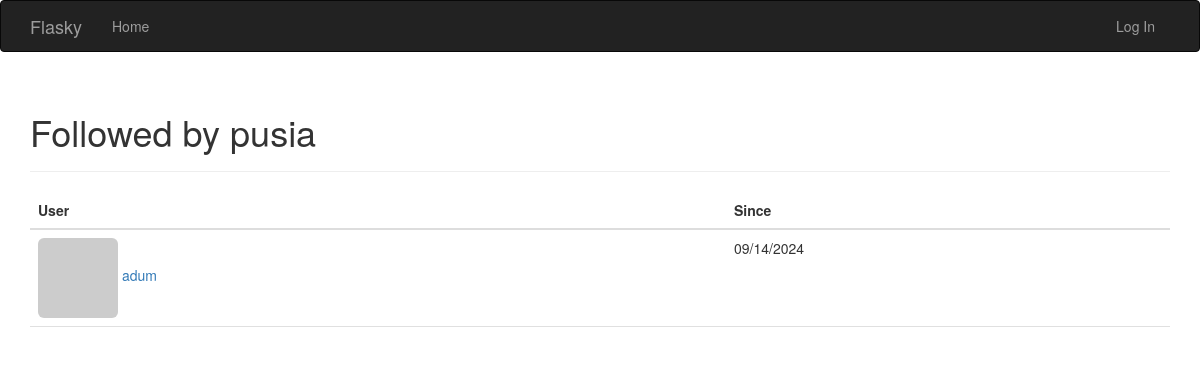
Page /followed_by/pusia on the committed database.
### app/models.py (models this page shows, shortened)
class User(UserMixin, db.Model):
    __tablename__ = "users"
    id = db.Column(db.Integer, primary_key=True)
    username = db.Column(db.String(64), unique=True, index=True)
    name = db.Column(db.String(64))
    location = db.Column(db.String(64), unique=False)
    about_me = db.Column(db.Text())
    member_since = db.Column(db.DateTime(), default=datetime.utcnow)
    last_seen = db.Column(db.DateTime(), default=datetime.utcnow)
    password_hash = db.Column(db.String(256))
    role_id = db.Column(db.Integer, db.ForeignKey("roles.id"))
    posts = db.relationship("Post", backref='author', lazy='dynamic')
    followed = db.relationship('Follow',
                               foreign_keys=[Follow.follower_id],
                               backref=db.backref('follower', lazy='joined'),
                               lazy='dynamic',
                               cascade='all, delete-orphan')
    followers = db.relationship('Follow', foreign_keys=[Follow.followed_id],
                               backref=db.backref('followed', lazy='joined'),
                               lazy='dynamic',
                               cascade='all, delete-orphan')
    @property
    def password(self):
        raise AttributeError("You cant read field password")
    def gravatar(self, size_):
        hash = hashlib.md5(self.username.encode('utf-8')).hexdigest()
        rating, default, size = 'g', 'identicon', size_
        url = 'http://secure.gravatar.com/avatar'
        return f"{url}/{hash}?s={size}&d={default}&r={rating}"

class Follow(db.Model):
    __tablename__ = 'follows'
    follower_id = db.Column(db.Integer, db.ForeignKey('users.id'), primary_key=True)
    followed_id = db.Column(db.Integer, db.ForeignKey('users.id'), primary_key=True)
    timestamp = db.Column(db.DateTime, default=datetime.utcnow)

### app/main/views.py (the view)
@main.route('/followed_by/<username>')
def followed_by(username):
    user = User.query.filter_by(username=username).first()
    if user is None:
        flash('Invalid user.')
        return redirect(url_for('.index'))
    follows = [{'user': item.followed, 'timestamp': item.timestamp}
               for item in user.followed.all()]  # Removed pagination
    return render_template('followers.html', user=user, title="Followed by",
                           endpoint='.followed_by', follows=follows)

### app/auth/views.py (called while the page is built)
@auth.before_app_request
def before_request():
    if current_user.is_authenticated:
        current_user.ping()

### app/main/__init__.py (called while the page is built)
@main.app_context_processor
def inject_permissions():
    return dict(Permission=Permission)

### app/templates/followers.html (shortened to what this page needs)
{% extends "base.html" %}
{% block page_content %}
<div class="page-header">
    <h1>{{ title }} {{ user.username }}</h1>
</div>
<table class="table table-hover followers">
    <thead><tr><th>User</th><th>Since</th></tr></thead>
    {% for follow in follows %}
    <tr>
        <td>
            <a href="{{ url_for('.user', username=follow.user.username) }}">
                <img class="img-rounded" src="{{ follow.user.gravatar(size_=32) }}">
                {{ follow.user.username }}
            </a>
        </td>
        <td>{{ moment(follow.timestamp).format('L') }}</td>
    </tr>
    {% endfor %}
</table>
{% endblock %}

### app/static/styles.css (style rules this page uses)
.table.followers tr { border-bottom: 1px solid #e0e0e0; }

### rows in the picture
User: username "pusia"
User: user.username "adum"
Follow: timestamp "09/14/2024"

### other values in the picture
{{ title }} "Followed by"
